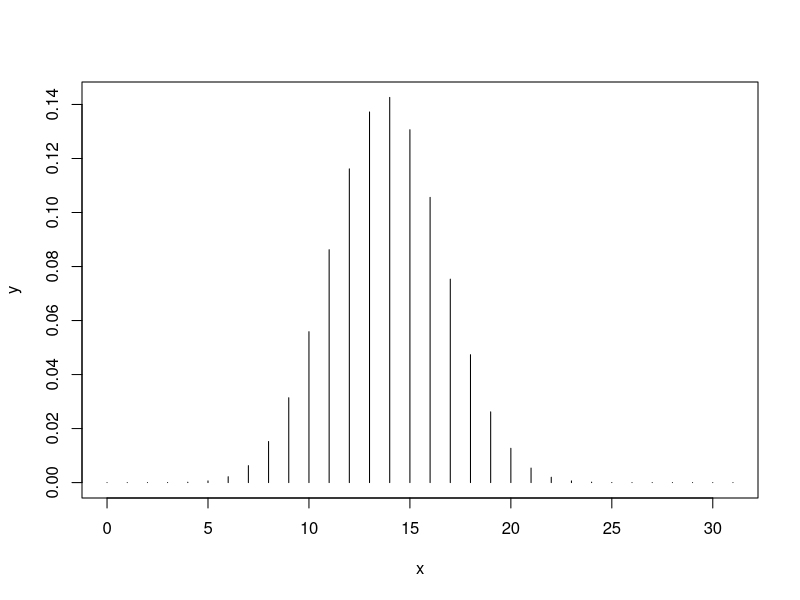
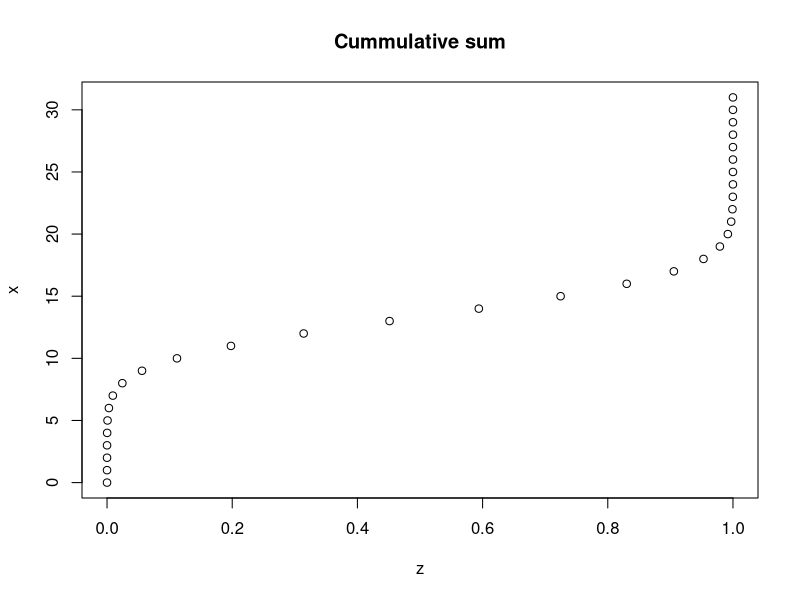

Write R code to recreate these figures, in order. (Note: this script raises an error after producing the figures.)
#Assignment -3:

#Problem 1:
pbinom(9,size=12,prob=1/6)-pbinom(7,size=12,prob=1/6)

#Problem 2:
mean=72
sd=15.2
pnorm(84,mean=72,sd=15.2,lower.tail = FALSE)-pnorm(100,mean=72,sd=15.2,lower.tail=FALSE)

#Problem 3:
ppois(50,50)-ppois(47,50)

#Problem 4:
n=dhyper(3,17,233,5)
print(n)

#problem 5:
x=0:31
y = dbinom(x,size=31,prob=0.447)
plot(x,y,type="h")
z=cumsum(y)
plot(z,x,main="Cummulative sum")
m=weighted.mean(x,y)
v=weighted.mean((x-m)^2,y)
sd=sqrt(v)
print(m)
print(v)
print()